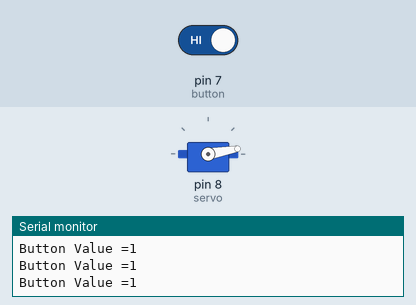
Simulated run of this sketch. Board: Arduino Uno, built with avr-gcc and run on an emulated ATmega328P. Parts: servo, the last lines printed to the serial monitor. Inputs (shaded band) come from the test bench; at power-on: pin 7 (button) HIGH.

Above: at 8.8 s.
8.9 s: pin 7 (button) driven LOW
At 12.15 s:
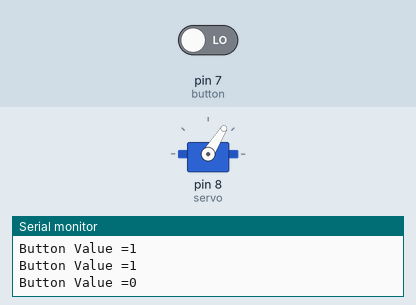
At 14.3 s:
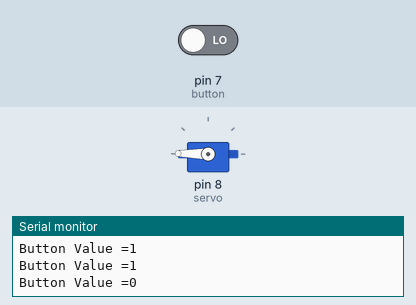
14.4 s: pin 7 (button) driven HIGH
At 16.71 s:
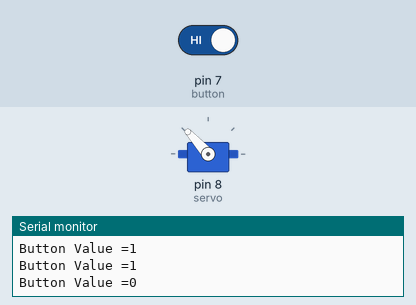
Timing chart, 0 to 19.4 s (numbered marks = the images above; inputs shaded):
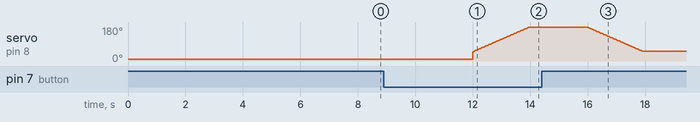

Measured:
- after the input at 8.9 s, servo on pin 8 (servo): moves from 10° to 179° over 2.0 s, starting after 3.1 s

The sketch:

Servo_Motor.ino
```cpp
#include <Servo.h>
Servo servo;
int angle = 10;
int button = 7;
int value = 0;
int flag=0;
void setup() {
  Serial.begin(9600);
  pinMode (button, INPUT_PULLUP);
  servo.attach(8);
  servo.write(angle);
}
void loop()
{
  // scan from 0 to 180 degrees
  value = digitalRead(button);
  Serial.print("Button Value =");
  Serial.println(value);
  if (value == 0 && flag==0)
  {

    for (angle = 50; angle < 180; angle++)
    {
      flag=1;
      servo.write(angle);
      delay(15);
    }
    value=1;
  }
  delay(2000);
  // now scan back from 180 to 0 degrees
  if (value == 1 && flag== 1)
  {
    for (angle = 180; angle > 50; angle--)
    {
      flag=0;
      servo.write(angle);
      delay(15);
    }
    value=0;
  }
  delay(2000);
}
```
